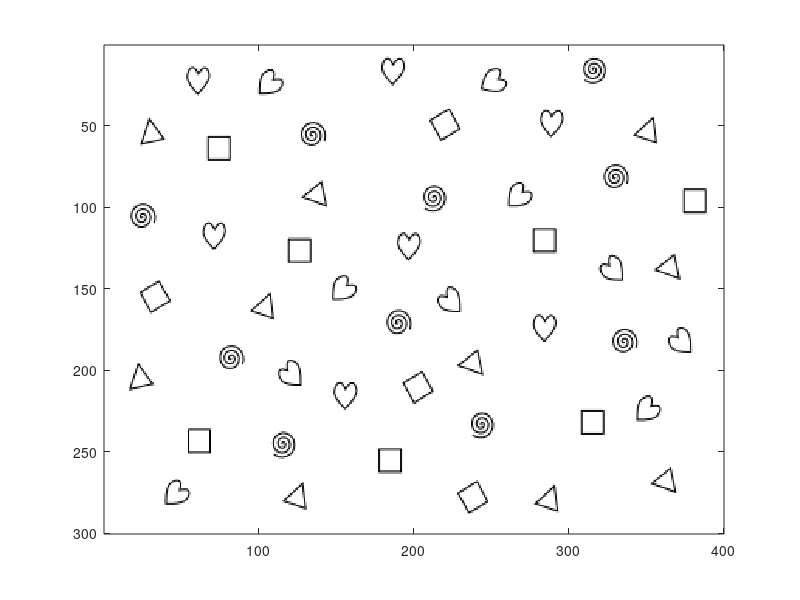
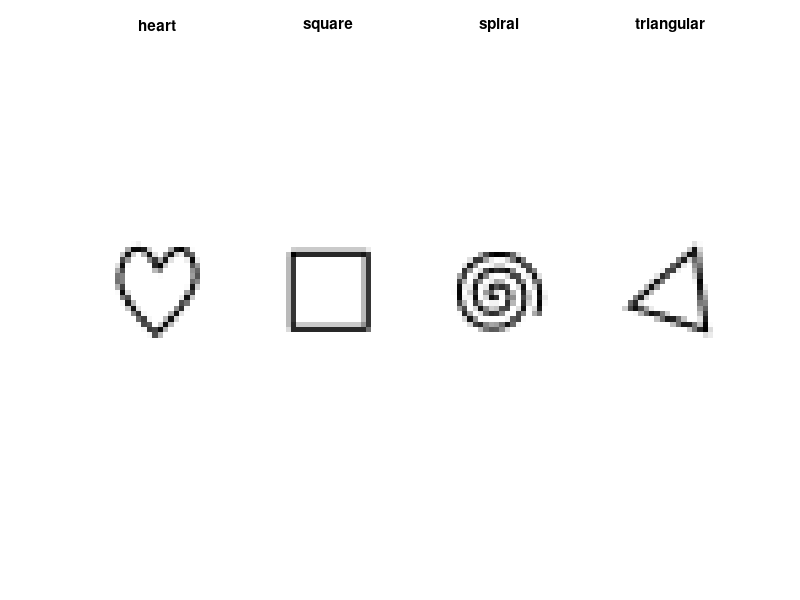

The MATLAB source for these figures, in order: (Note: this script raises an error after producing the figures.)
% In this tutorial you are going to use the Neural Network of the last
% tutorial on an image classification task. The image you are going to
% classify consists of 4 different items on white background. You are going
% to train your NN on these 4 items. After training you are going to find
% these items in the image. 

%% Load Training Data and setUp neural network
clear
close all
figure(1)
figure(2)
figure(3)
set(1,'position',[45   663   560   420])
set(2,'position',[620   664   560   420])
set(3,'position',[ 1196         664         560         420])

load('heart.mat')
load('square.mat')
load('spiral.mat')
load('triangular.mat')
load('image.mat')

figure(1)
imagesc(image)
colormap('gray')

figure(2)
subplot(141)
imagesc(heart)
colormap('gray')
axis equal
axis off
title('heart')

subplot(142)
imagesc(square)
colormap('gray')
axis equal
axis off
title('square')

subplot(143)
imagesc(spiral)
colormap('gray')
axis equal
axis off
title('spiral')

subplot(144)
imagesc(triangular)
colormap('gray')
axis equal
axis off
title('triangular')


%% Initialization of Neural Network
neurons=10; 
NN=struct; 
NN.layer=3;    % Including input layer
NN.inputs=400; % 20x20 pixel
NN.outputs=4;

NN.Ws{2}=0.1*randn(neurons,NN.inputs); 
NN.dWs{2}=zeros(neurons,NN.inputs); 
NN.Bs{2}=0;   % ones bias for each layer
NN.dBs{2}=0;  
NN.Ws{3}=0.1*randn(NN.outputs,neurons); 
NN.dWs{3}=zeros(NN.outputs,neurons); 
NN.Bs{3}=0;   % ones bias for each layer
NN.dBs{3}=0;

% As you may have already noticed, the size of the weight matrix in the
% last layer has changed to 4x10. This is because we want our network to
% output a vector with four entries, one for each item we want to classify. In
% case two or more items were overlapping in our image, we would then get activity
% at the corresponding entries. You may wonder how a 2D image is supposed to
% be fed to the network. Well for this we need to increase the amount of
% neurons in the first layer. Each of the training items has a size of 20x20
% pixels which means that we need 20*20=400 neurons in the first layer (one
% for each pixel). Also you will need to resize each trainingitem into a
% vector of the size 400x1. This can be easily done for any matrix by
% using '(:)', e.g. x(:). This time you
% need to define a target for each trainingitem, for the square it could be
% [1;0;0;0]. Think about your squashing function, which values make sense
% ,which don't and why? Also think about the costfunction and its
% dimension.
% After training, implement a function that is scanning over image and
% feeding 20x20 patches into your neural network. Find a way to
% illustrate where your neural network is able to detect the
% trained images in the big 300x400 image.
meanimage=mean(image(:));
im=image-meanimage;
stdimage=2*std(im(:));
heart=(heart-meanimage)./(stdimage);
square=(square-meanimage)./(stdimage);
spiral=(spiral-meanimage)./(stdimage);
triangular=(triangular-meanimage)./(stdimage);

x={heart,square,spiral,triangular};
target=-ones(4);target(1,1)=1;target(2,2)=1;target(3,3)=1;target(4,4)=1;

%% Training the Neural Network
% Trainingsparameter
iterations=30000;    % training iterations
eta=1e-3;      % learning rate

for iter=1:iterations
    randidx=randi(4);
    %% feed forward    edit feedFwd.m
    [z,z_withoutNL,y,y_withoutNL]=feedFwd(NN,x{randidx}(:));
    %% back propagate    edit backPrp.m
    [cost(iter),NN]=backPrp(NN,x{randidx}(:),z,z_withoutNL,y,y_withoutNL,target(:,randidx));
    %% apply gradients 
    NN.Ws{2}=NN.Ws{2}-eta*NN.dWs{2};
    NN.Bs{2}=NN.Bs{2}-eta*NN.dBs{2};
    NN.Ws{3}=NN.Ws{3}-eta*NN.dWs{3};
    NN.Bs{3}=NN.Bs{3}-eta*NN.dBs{3};
    
    if mod(iter,100)==0 % each 10 iterations plot
        clc
        iter
        for i=1:4
           [~,~,y(:,i)]=feedFwd(NN,x{i}(:)); 
        end
        figure(3)
        clf
        subplot(121)
        plot(1:4,y)
        axis([1 4 -1 1])
        subplot(122)
        plot(1:iter,cost)
    end
end

%% Scanning the image for targets, edit scanImage.m

targets=scanImage(NN,image);
figure(4)
imagesc(targets)
colormap('default')
colorbar